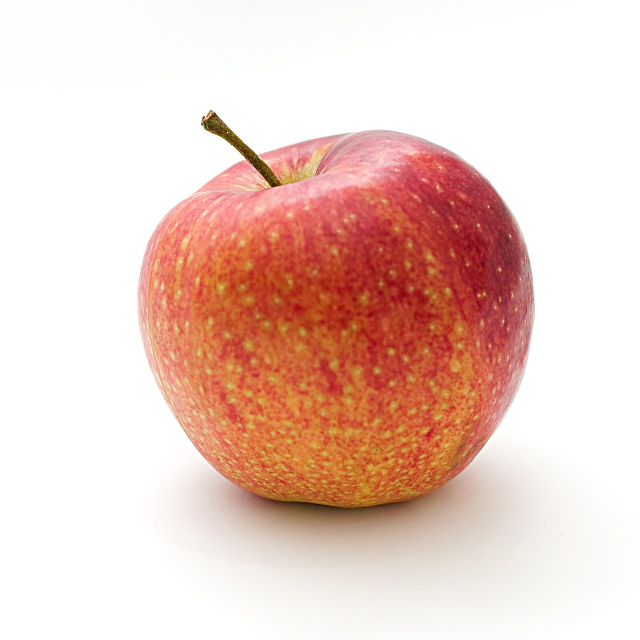
#> input picture apple.jpg, 1280 x 1280 px (shown at 1/2 size)
$ python 'color recognization.py'
#> lines starting #> are read from the running program, lines starting #| are printed output that depends on the picture; after the words box and inside, x2 and y2 are one past the last pixel; in counts of white or black regions, pixels touching at a corner belong together
#> further down, image is the input picture: shape (1280, 1280, 3); mean B, G, R 195.9, 205.4, 235.5
import cv2
import numpy as np
def pixelate(image, pixel_size):
    # Get the dimensions of the image
    height, width = image.shape[:2]

    # Resize the image to smaller dimensions
    small_image = cv2.resize(image, (width // pixel_size, height // pixel_size))

    # Enlarge the small image to original size
    pixelated_image = cv2.resize(small_image, (width, height), interpolation=cv2.INTER_NEAREST)

    return pixelated_image


# Using SVM Classifier
def extract_image(image, low_threshold, high_threshold):
#> called with low_threshold = 50, high_threshold = 100
    gray_Img = cv2.cvtColor(image, cv2.COLOR_BGR2GRAY)
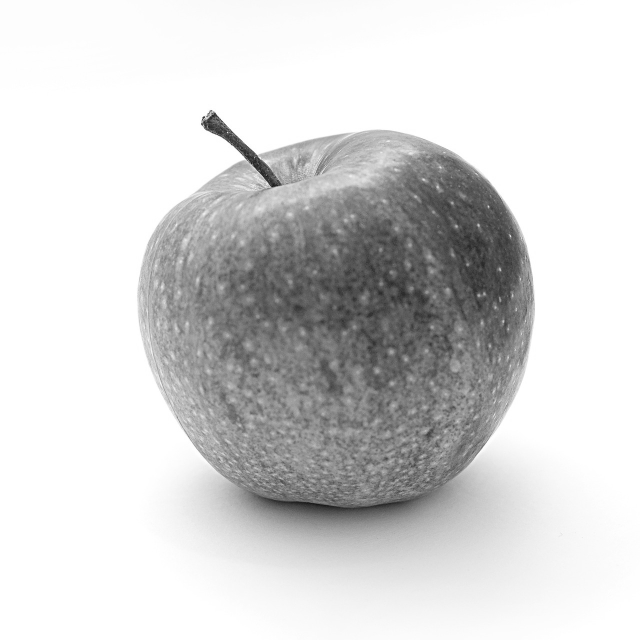
#> gray_Img: shape (1280, 1280) (shown at 1/2 size); min 9, max 255, mean 213.4
    edges = cv2.Canny(gray_Img, low_threshold, high_threshold)
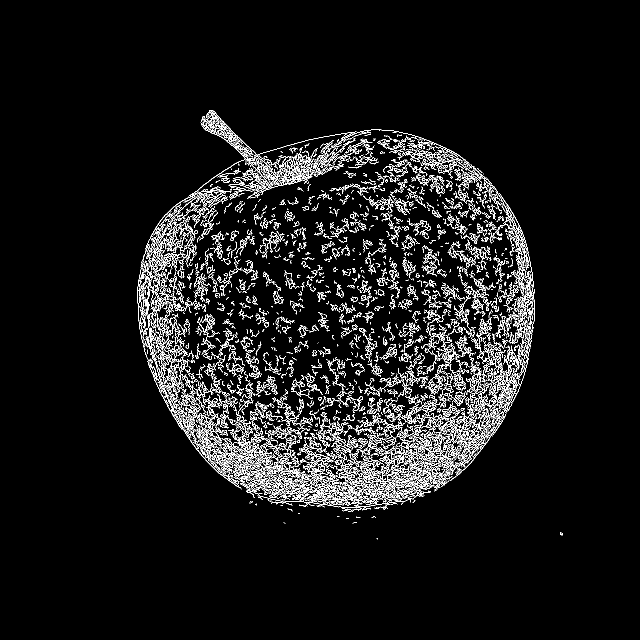
#> edges: shape (1280, 1280) (shown at 1/2 size); 5.7% white in thin lines or dots, all inside (x1, y1, x2, y2) = (274, 220, 1125, 1079)
    kernel = np.ones((3, 3), np.uint8) # Make more visible
    edges = cv2.dilate(edges, kernel, iterations=1)
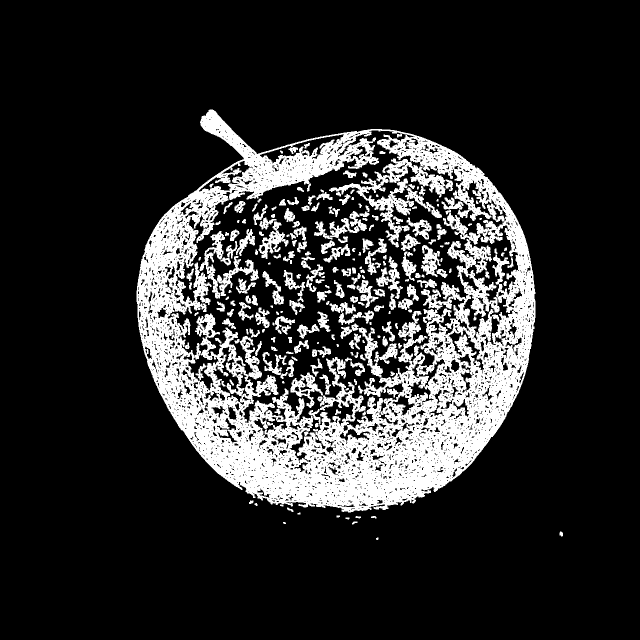
#> edges: shape (1280, 1280) (shown at 1/2 size); 17.2% white; 247 white regions (7 under 20 px), largest, box (x1, y1, x2, y2) and area: (273, 219, 1071, 1025) 224626, (658, 317, 891, 495) 8245, (399, 462, 518, 597) 3662
    features = edges.flatten() #Flatten the edge data to create a feature vector for each pixel

    return features

image = cv2.imread('apple.jpg')
features = extract_image(image, low_threshold=50, high_threshold=100)

appleedge = features.reshape(image.shape[0], image.shape[1])

cv2.imshow('appleedge', appleedge)
cv2.waitKey(0)
cv2.destroyAllWindows()

image_path = "appleedge.jpg"
original_image1 = cv2.imread(image_path)

# Set the pixel size for pixelation (adjust as needed)
pixel_size1 = 25

# Pixelate the image
pixelated_image = pixelate(original_image1, pixel_size1)
#> (the run stopped early here; a loop or call above may not have finished)

$ run again, with pear.jpg copied over apple.jpg
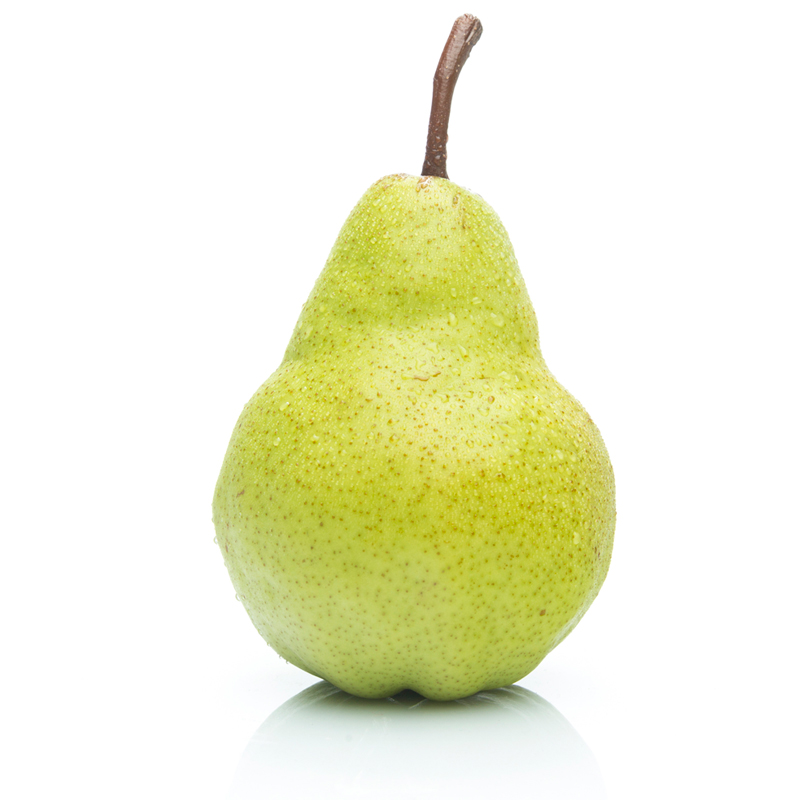
#> input picture pear.jpg, 800 x 800 px
#> image is the input picture: shape (800, 800, 3); mean B, G, R 213.7, 241.1, 239.7
#> in extract_image, `edges = cv2.Canny(gray_Img, low_threshold, high_threshold)`:
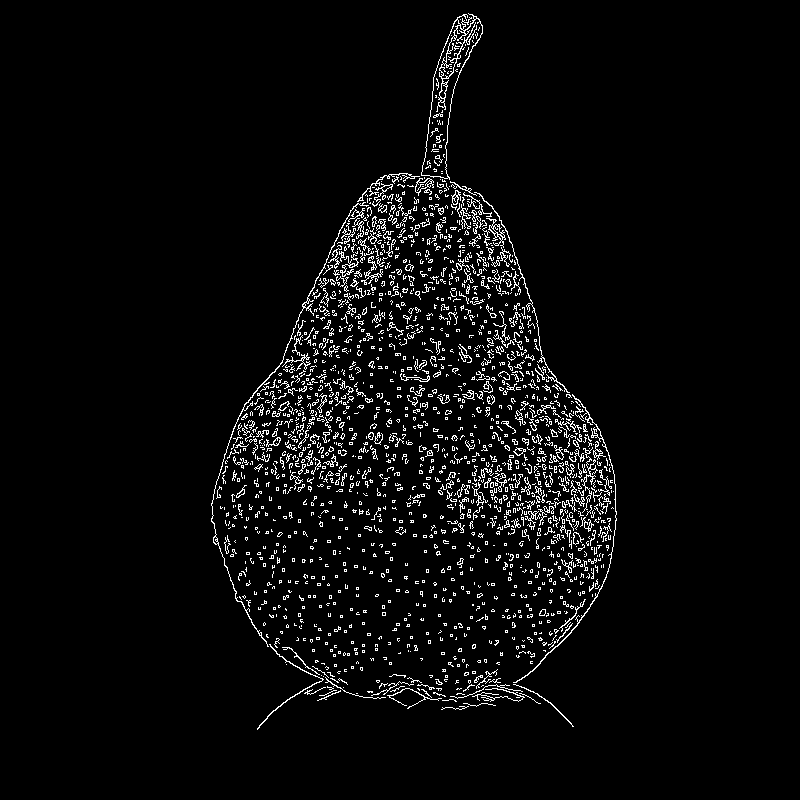
#> edges: shape (800, 800); 4% white in thin lines or dots, all inside (x1, y1, x2, y2) = (211, 13, 617, 730)
#> in extract_image, `edges = cv2.dilate(edges, kernel, iterations=1)`:
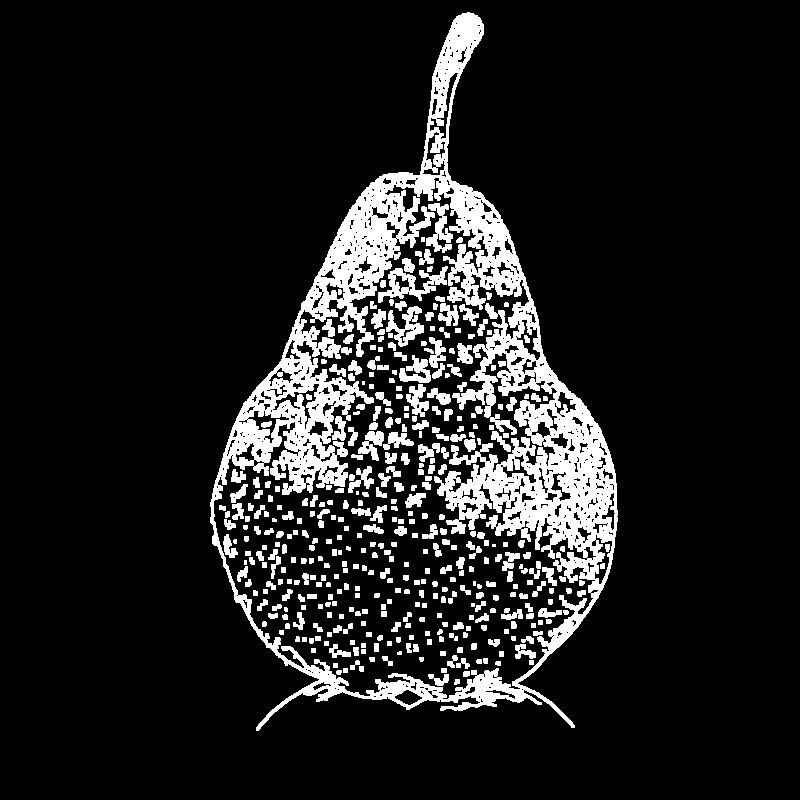
#> edges: shape (800, 800); 12.4% white; 415 white regions (11 under 20 px), largest, box (x1, y1, x2, y2) and area: (210, 12, 618, 731) 55533, (378, 266, 448, 303) 992, (386, 306, 424, 347) 699
